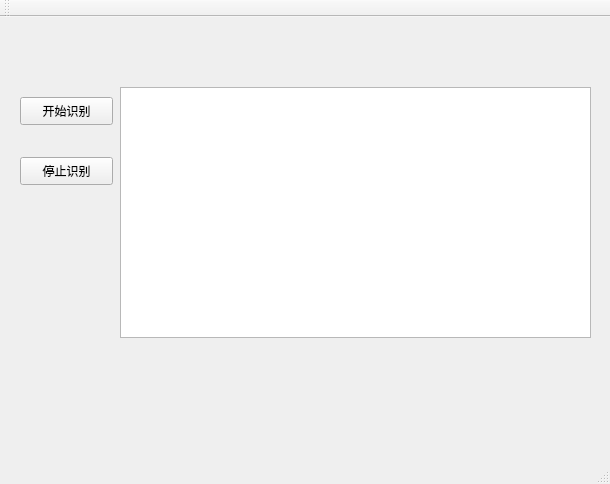
<?xml version="1.0" encoding="UTF-8"?>
<ui version="4.0">
 <class>MainWindow</class>
 <widget class="QMainWindow" name="MainWindow">
  <property name="geometry">
   <rect>
    <x>0</x>
    <y>0</y>
    <width>610</width>
    <height>484</height>
   </rect>
  </property>
  <property name="windowTitle">
   <string>MainWindow</string>
  </property>
  <widget class="QWidget" name="centralWidget">
   <widget class="QPushButton" name="voiRec_begin_pb">
    <property name="geometry">
     <rect>
      <x>20</x>
      <y>80</y>
      <width>93</width>
      <height>28</height>
     </rect>
    </property>
    <property name="text">
     <string>开始识别</string>
    </property>
   </widget>
   <widget class="QPushButton" name="voiRec_stop_pb">
    <property name="geometry">
     <rect>
      <x>20</x>
      <y>140</y>
      <width>93</width>
      <height>28</height>
     </rect>
    </property>
    <property name="text">
     <string>停止识别</string>
    </property>
   </widget>
   <widget class="QTextBrowser" name="recogtxt_tb">
    <property name="geometry">
     <rect>
      <x>120</x>
      <y>70</y>
      <width>471</width>
      <height>251</height>
     </rect>
    </property>
   </widget>
  </widget>
  <widget class="QMenuBar" name="menuBar">
   <property name="geometry">
    <rect>
     <x>0</x>
     <y>0</y>
     <width>610</width>
     <height>26</height>
    </rect>
   </property>
  </widget>
  <widget class="QToolBar" name="mainToolBar">
   <attribute name="toolBarArea">
    <enum>TopToolBarArea</enum>
   </attribute>
   <attribute name="toolBarBreak">
    <bool>false</bool>
   </attribute>
  </widget>
  <widget class="QStatusBar" name="statusBar"/>
 </widget>
 <layoutdefault spacing="6" margin="11"/>
 <resources/>
 <connections/>
</ui>
